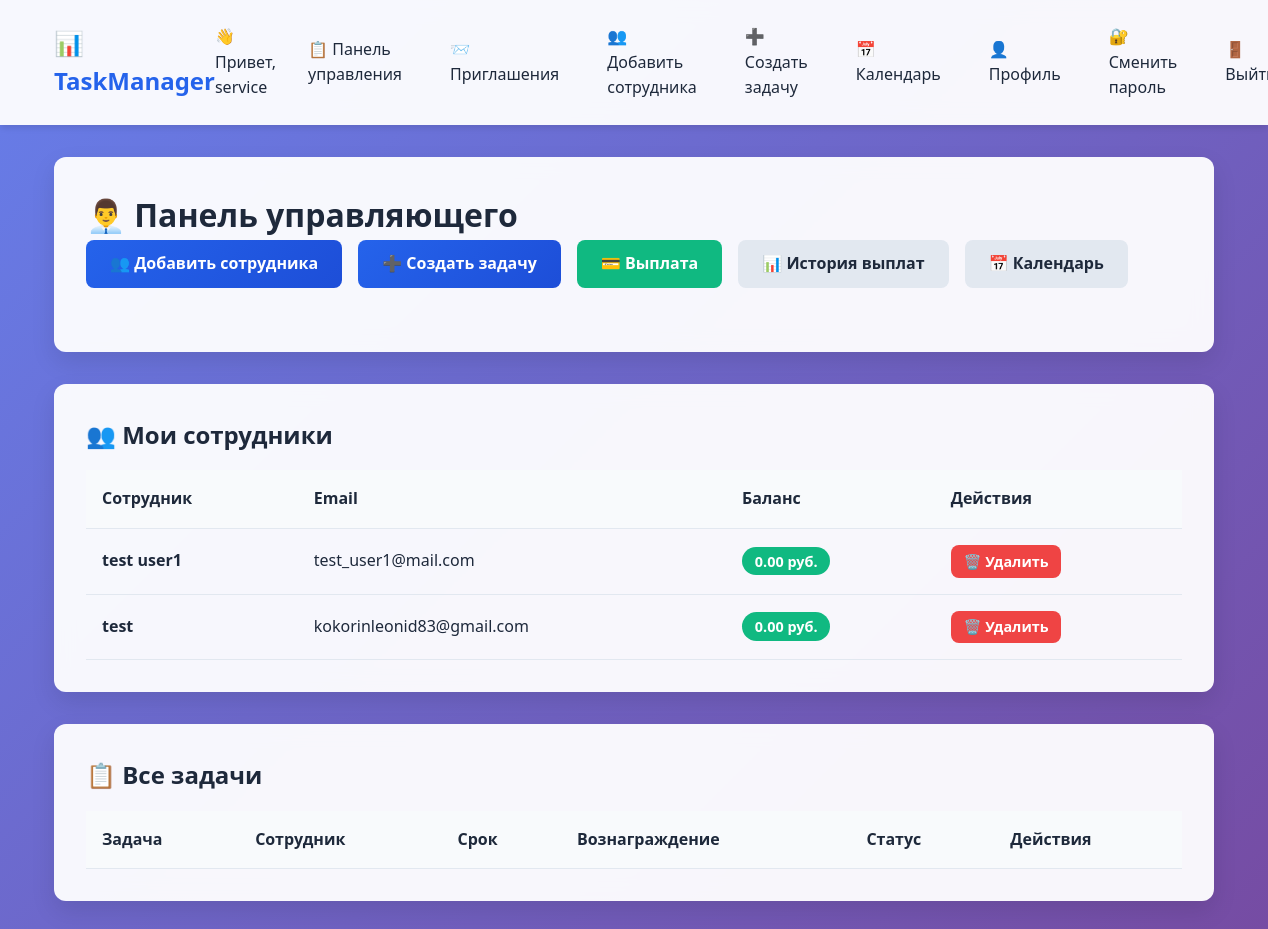
The app's page / (signed in) with its own data.
### tasks/models.py (models this page shows, shortened)
class CustomUser(AbstractUser):
    manager = models.ForeignKey('self', on_delete=models.SET_NULL, null=True, blank=True,
                               limit_choices_to={'is_staff': True}, related_name='subordinates')
    balance = models.DecimalField(max_digits=10, decimal_places=2, default=0.00, verbose_name='Баланс')
    tags = models.CharField(max_length=500, blank=True, verbose_name='Ярлыки (через запятую)')
    telegram_username = models.CharField(max_length=100, blank=True, verbose_name='Ник в Telegram')
    avatar = models.ImageField(upload_to='avatars/', null=True, blank=True, verbose_name='Аватар')
    first_name = models.CharField(max_length=30, blank=True, verbose_name='Имя')
    last_name = models.CharField(max_length=150, blank=True, verbose_name='Фамилия')  # Делаем необязательной
    def get_display_name(self):
        return self.first_name or self.username

### tasks/views.py (the view)
# urls.py: path('', views.dashboard, name='dashboard'),
@login_required
def dashboard(request):
    if request.user.is_staff:
        subordinates = CustomUser.objects.filter(manager=request.user)
        tasks = Task.objects.filter(created_by=request.user)
        total_debt = subordinates.aggregate(total=Sum('balance'))['total'] or 0
        pending_tasks = tasks.filter(status='submitted').count()
        return render(request, 'tasks/manager_dashboard.html', {
            'subordinates': subordinates,
            'tasks': tasks,
            'total_debt': total_debt,
            'pending_tasks': pending_tasks,
        })
    else:
        tasks = Task.objects.filter(assigned_to=request.user)
        return render(request, 'tasks/employee_dashboard.html', {'tasks': tasks})

### tasks/templates/tasks/manager_dashboard.html (shortened to what this page needs)
{% extends 'tasks/base.html' %}
{% block content %}
<div class="card">
    <h1>👨‍💼 Панель управляющего</h1>
    <div style="display: flex; gap: 1rem; margin-bottom: 2rem; flex-wrap: wrap;">
        <a href="{% url 'create_employee' %}" class="btn btn-primary">👥 Добавить сотрудника</a>
        <a href="{% url 'create_task' %}" class="btn btn-primary">➕ Создать задачу</a>
        <a href="{% url 'make_payment' %}" class="btn btn-success">💳 Выплата</a>
        <a href="{% url 'payment_history' %}" class="btn btn-secondary">📊 История выплат</a>
        <a href="{% url 'calendar' %}"  class="btn btn-secondary">📅 Календарь</a>
        </div>
</div>
<div class="card">
    <h2>👥 Мои сотрудники</h2>
    <div style="overflow-x: auto;">
        <table class="table">
            <thead>
                <tr>
                    <th>Сотрудник</th>
                    <th>Email</th>
                    <th>Баланс</th>
                    <th>Действия</th>
                </tr>
            </thead>
            <tbody>
                {% for emp in subordinates %}
                <tr>
                    <td>
                        <strong>{{ emp.get_full_name|default:emp.username }}</strong>
                    </td>
                    <td>{{ emp.email }}</td>
                    <td>
                        <span class="balance">{{ emp.balance }} руб.</span>
                    </td>
                    <td>
                        <a href="{% url 'delete_employee' emp.id %}" class="btn btn-danger" style="padding: 0.3rem 0.8rem; font-size: 0.9rem;">
                            🗑️ Удалить
                        </a>
                    </td>
                </tr>
                {% endfor %}
            </tbody>
        </table>
    </div>
</div>
<div class="card">
    <h2>📋 Все задачи</h2>
    <div style="overflow-x: auto;">
        <table class="table">
            <thead>
                <tr>
                    <th>Задача</th>
                    <th>Сотрудник</th>
                    <th>Срок</th>
                    <th>Вознаграждение</th>
                    <th>Статус</th>
                    <th>Действия</th>
                </tr>
            </thead>
        </table>
    </div>
</div>
{% endblock %}

### tasks/templates/tasks/base.html (shortened to what this page needs)
<!DOCTYPE html>
<html lang="ru">
<head>
</head>
<body>
    <header class="header">
        <div class="container">
            <nav class="nav">
                <a href="{% url 'dashboard' %}" class="logo">📊 TaskManager</a>
                <div class="nav-links" id="navLinks">
    {% if user.is_authenticated %}
        <div class="user-info">
            <span>👋 Привет, {{ user.get_display_name }}</span>
                </div>
                {% if user.is_staff %}
                    <a href="{% url 'dashboard' %}">📋 Панель управления</a>
                    <a href="{% url 'invitation_list' %}">📨 Приглашения</a>
                    <a href="{% url 'create_employee' %}">👥 Добавить сотрудника</a>
                    <a href="{% url 'create_task' %}">➕ Создать задачу</a>
                    <a href="{% url 'calendar' %}">📅 Календарь</a>
                {% else %}
                    <a href="{% url 'dashboard' %}">📋 Мои задачи</a>
                {% endif %}
                <a href="{% url 'profile' %}">👤 Профиль</a>
                <a href="{% url 'change_password' %}">🔐 Сменить пароль</a>
                <a href="{% url 'logout' %}">🚪 Выйти</a>
            {% else %}
                <a href="{% url 'login' %}">🔑 Войти</a>
            {% endif %}
        </div>
            </nav>
        </div>
    </header>
    <main class="main">
        <div class="container">
            {% block content %}
            {% endblock %}
        </div>
    </main>
</body>
</html>

### tasks/templates/tasks/base.html (style rules this page uses)
:root { --primary: #2563eb; --primary-dark: #1d4ed8; --secondary: #64748b; --success: #10b981; --warning: #f59e0b; --danger: #ef4444; --light: #f8fafc; --dark: #1e293b; --border: #e2e8f0; }
* { margin: 0; padding: 0; box-sizing: border-box; }
body { font-family: 'Segoe UI', system-ui, -apple-system, sans-serif; line-height: 1.6; color: var(--dark); background: linear-gradient(135deg, #667eea 0%, #764ba2 100%); min-height: 100vh; }
.container { max-width: 1200px; margin: 0 auto; padding: 0 20px; }
.header { background: rgba(255, 255, 255, 0.95); backdrop-filter: blur(10px); box-shadow: 0 4px 6px -1px rgba(0, 0, 0, 0.1); position: sticky; top: 0; z-index: 100; }
.nav { display: flex; justify-content: space-between; align-items: center; padding: 1rem 0; }
.logo { font-size: 1.5rem; font-weight: bold; color: var(--primary); text-decoration: none; }
.nav-links { display: flex; gap: 1rem; align-items: center; }
.nav-links a { color: var(--dark); text-decoration: none; padding: 0.5rem 1rem; border-radius: 8px; transition: all 0.3s ease; font-weight: 500; }
.user-info { display: flex; align-items: center; gap: 1rem; }
.balance { background: var(--success); color: white; padding: 0.3rem 0.8rem; border-radius: 20px; font-weight: bold; font-size: 0.9rem; }
.main { padding: 2rem 0; min-height: calc(100vh - 120px); }
.card { background: rgba(255, 255, 255, 0.95); backdrop-filter: blur(10px); border-radius: 12px; padding: 2rem; box-shadow: 0 10px 25px rgba(0, 0, 0, 0.1); margin-bottom: 2rem; }
.btn { display: inline-block; padding: 0.7rem 1.5rem; border: none; border-radius: 8px; text-decoration: none; font-weight: 600; cursor: pointer; transition: all 0.3s ease; text-align: center; }
.btn-primary { background: var(--primary); color: white; }
.btn-success { background: var(--success); color: white; }
.btn-danger { background: var(--danger); color: white; }
.table { width: 100%; border-collapse: collapse; margin-top: 1rem; }
.table th, .table td { padding: 1rem; text-align: left; border-bottom: 1px solid var(--border); }
.table th { background: var(--light); font-weight: 600; }
.btn-primary { background: linear-gradient(135deg, var(--primary), #1d4ed8); color: white; border: none; }
.btn-secondary { background: var(--border); color: var(--dark); border: none; }

### records on screen
CustomUser: get_display_name "service"
CustomUser: get_full_name "test user1", email "test_user1@mail.com", balance "0.00"
CustomUser: get_full_name "test", email "kokorinleonid83@gmail.com", balance "0.00"
